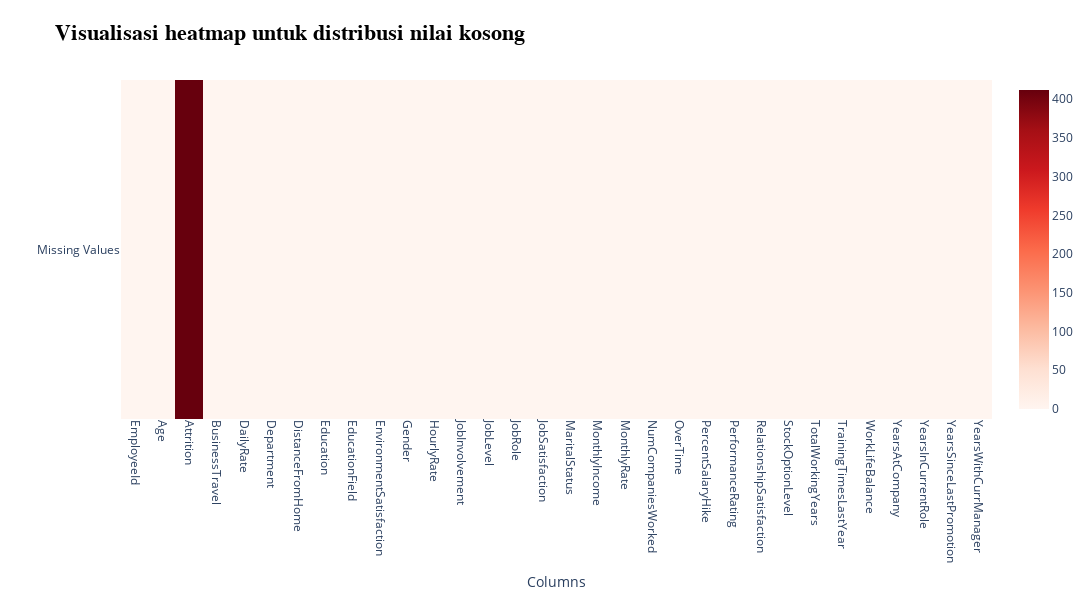

Notebook source saved alongside this figure:
### Code cell
# Pengecekan distribusi data hilang
missing = df_copy.isna().sum()

# Heatmap
fig = go.Figure(data=go.Heatmap(
                z=[missing.values],
                x=missing.index,
                y=['Missing Values'],
                colorscale='reds'))

fig.update_layout(
    title='<b>Visualisasi heatmap untuk distribusi nilai kosong</b>',
    title_font=dict(size=22, family='Arial', color='black'),
    xaxis_title='Columns',
    yaxis_title='',
    height=600,
    width=1400,
    margin=dict(t=80, b=50),
    xaxis=dict(tickangle=90) 
)

fig.show()

### Figure 1 — Plotly figure (JSON) as saved in the notebook; plotly's stock layout.template omitted (floating-point values rounded to 4 significant figures)
{"data": [{"colorscale": [[0, "rgb(255,245,240)"], [0.125, "rgb(254,224,210)"], [0.25, "rgb(252,187,161)"], [0.375, "rgb(252,146,114)"], [0.5, "rgb(251,106,74)"], [0.625, "rgb(239,59,44)"], [0.75, "rgb(203,24,29)"], [0.875, "rgb(165,15,21)"], [1, "rgb(103,0,13)"]], "type": "heatmap", "x": ["EmployeeId", "Age", "Attrition", "BusinessTravel", "DailyRate", "Department", "DistanceFromHome", "Education", "EducationField", "EnvironmentSatisfaction", "Gender", "HourlyRate", "JobInvolvement", "JobLevel", "JobRole", "JobSatisfaction", "MaritalStatus", "MonthlyIncome", "MonthlyRate", "NumCompaniesWorked", "OverTime", "PercentSalaryHike", "PerformanceRating", "RelationshipSatisfaction", "StockOptionLevel", "TotalWorkingYears", "TrainingTimesLastYear", "WorkLifeBalance", "YearsAtCompany", "YearsInCurrentRole", "YearsSinceLastPromotion", "YearsWithCurrManager"], "y": ["Missing Values"], "z": [[0, 0, 412, 0, 0, 0, 0, 0, 0, 0, 0, 0, 0, 0, 0, 0, 0, 0, 0, 0, 0, 0, 0, 0, 0, 0, 0, 0, 0, 0, 0, 0]]}], "layout": {"height": 600, "margin": {"b": 50, "t": 80}, "title": {"font": {"color": "black", "family": "Arial", "size": 22}, "text": "<b>Visualisasi heatmap untuk distribusi nilai kosong</b>"}, "width": 1400, "xaxis": {"tickangle": 90, "title": {"text": "Columns"}}, "yaxis": {"title": {"text": ""}}}}
